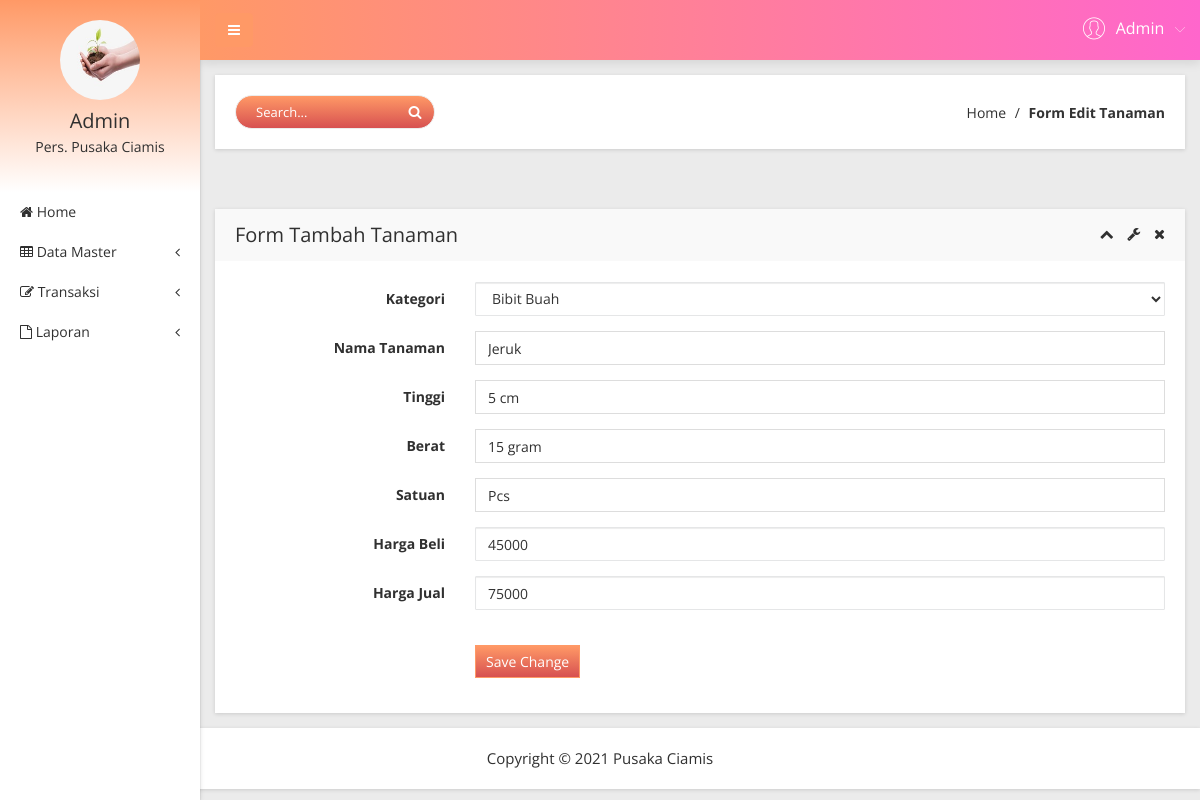
The app's page /edit_tanaman.php?id_tanaman=1 (signed in) with its own data.
### tables this page shows
CREATE TABLE `t_tanaman` (
  `id_tanaman` int(11) NOT NULL,
  `id_kategori` int(11) NOT NULL,
  `nama_tanaman` varchar(35) NOT NULL,
  `tinggi` varchar(11) NOT NULL,
  `berat` varchar(11) NOT NULL,
  `satuan` varchar(35) NOT NULL,
  `harga_beli` int(11) NOT NULL,
  `harga_jual` int(11) NOT NULL,
  `stok` int(11) NOT NULL
);

CREATE TABLE `t_kategori` (
  `id_kategori` int(15) NOT NULL,
  `nama_kategori` varchar(35) NOT NULL
);

### edit_tanaman.php (the view, shortened to what this page needs)
<?php
    if(empty($_SESSION['username']) AND empty($_SESSION['password'])){
        echo "<script>alert('Anda Harus Login Dulu !'); window.location = 'login.php'</script>";
    }else{
    include "koneksi.php";
    include "template/header.php";
    $tampil = mysqli_query($koneksi, "SELECT * FROM t_tanaman INNER JOIN t_kategori ON t_tanaman.id_kategori = t_kategori.id_kategori WHERE id_tanaman = '$_GET[id_tanaman]'");
    $data = mysqli_fetch_array($tampil);
?>
            <div class="breadcome-area mg-b-30 small-dn">
                <div class="container-fluid">
                    <div class="row">
                        <div class="col-lg-12">
                            <div class="breadcome-list shadow-reset">
                                <div class="row">
                                    <div class="col-lg-6">
                                        <div class="breadcome-heading">
                                            <form role="search" class="">
												<input type="text" placeholder="Search..." class="form-control">
												<a href=""><i class="fa fa-search"></i></a>
											</form>
                                        </div>
                                    </div>
                                    <div class="col-lg-6">
                                        <ul class="breadcome-menu">
                                            <li><a href="index.php">Home</a> <span class="bread-slash">/</span>
                                            </li>
                                            <li><span class="bread-blod">Form Edit Tanaman</span>
                                            </li>
                                        </ul>
                                    </div>
                                </div>
                            </div>
                        </div>
                    </div>
                </div>
            </div>
            <div class="basic-form-area mg-b-15">
                <div class="container-fluid">
                    <div class="row">
                        <div class="col-lg-12">
                            <div class="sparkline12-list shadow-reset mg-t-30">
                                <div class="sparkline12-hd">
                                    <div class="main-sparkline12-hd">
                                        <h1>Form Tambah Tanaman</h1>
                                        <div class="sparkline12-outline-icon">
                                            <span class="sparkline12-collapse-link"><i class="fa fa-chevron-up"></i></span>
                                            <span><i class="fa fa-wrench"></i></span>
                                            <span class="sparkline12-collapse-close"><i class="fa fa-times"></i></span>
                                        </div>
                                    </div>
                                </div>
                                <div class="sparkline12-graph">
                                    <div class="basic-login-form-ad">
                                        <div class="row">
                                            <div class="col-lg-12">
                                                <div class="all-form-element-inner">
                                                    <form action="update_tanaman.php" method="POST">
                                                        <div class="form-group-inner">
                                                            <div class="row">
                                                                <div class="col-lg-3">
                                                                    <label class="login2 pull-right pull-right-pro">Kategori</label>
                                                                </div>
                                                                <div class="col-lg-9">
                                                                    <select name="id_kategori" id="id_kategori" class="form-control">
                                                                    <option value="<?php echo "$data[id_kategori]" ?>">
                                                                        <?php echo "$data[nama_kategori]" ?>
                                                                    </option>
                                                                    </select>
                                                                </div>
                                                            </div>
                                                        </div>
                                                        <div class="form-group-inner">
                                                            <div class="row">
                                                                <div class="col-lg-3">
                                                                    <label class="login2 pull-right pull-right-pro">Nama Tanaman</label>
                                                                </div>
                                                                <div class="col-lg-9">
                                                                    <input type="text" name="nama_tanaman" value="<?php echo "$data[nama_tanaman]"; ?>" class="form-control" />
                                                                </div>
                                                            </div>
                                                        </div>
                                                        <div class="form-group-inner">
                                                            <div class="row">
                                                                <div class="col-lg-3">
                                                                    <label class="login2 pull-right pull-right-pro">Tinggi</label>
                                                                </div>
                                                                <div class="col-lg-9">
                                                                    <input type="text" name="tinggi" value="<?php echo "$data[tinggi]"; ?>" class="form-control" />
                                                                </div>
                                                            </div>
                                                        </div>
                                                        <div class="form-group-inner">
                                                            <div class="row">
                                                                <div class="col-lg-3">
                                                                    <label class="login2 pull-right pull-right-pro">Berat</label>
                                                                </div>
                                                                <div class="col-lg-9">
                                                                    <input type="text" name="berat" value="<?php echo "$data[berat]"; ?>" class="form-control" />
                                                                </div>
                                                            </div>
                                                        </div>
                                                        <div class="form-group-inner">
                                                            <div class="row">
                                                                <div class="col-lg-3">
                                                                    <label class="login2 pull-right pull-right-pro">Satuan</label>
                                                                </div>
                                                                <div class="col-lg-9">
                                                                    <input type="text" name="satuan" value="<?php echo "$data[satuan]"; ?>" class="form-control" />
                                                                </div>
                                                            </div>
                                                        </div>
                                                        <div class="form-group-inner">
                                                            <div class="row">
                                                                <div class="col-lg-3">
                                                                    <label class="login2 pull-right pull-right-pro">Harga Beli</label>
                                                                </div>
                                                                <div class="col-lg-9">
                                                                    <input type="number" name="harga_beli" value="<?php echo "$data[harga_beli]"; ?>" class="form-control" />
                                                                </div>
                                                            </div>
                                                        </div>
                                                        <div class="form-group-inner">
                                                            <div class="row">
                                                                <div class="col-lg-3">
                                                                    <label class="login2 pull-right pull-right-pro">Harga Jual</label>
                                                                </div>
                                                                <div class="col-lg-9">
                                                                    <input type="number" name="harga_jual" value="<?php echo "$data[harga_jual]"; ?>" class="form-control" />
                                                                </div>
                                                            </div>
                                                        </div>
                                                        <div class="form-group-inner">
                                                            <div class="login-btn-inner">
                                                                <div class="row">
                                                                    <div class="col-lg-3"></div>
                                                                    <div class="col-lg-9">
                                                                        <div class="login-horizental cancel-wp pull-left">
                                                                            <button class="btn btn-sm btn-primary login-submit-cs" type="submit">Save Change</button>
                                                                        </div>
                                                                    </div>
                                                                </div>
                                                            </div>
                                                        </div>
                                                    </form>
                                                </div>
                                            </div>
                                        </div>
                                    </div>
                                </div>
                            </div>
                        </div>
                    </div>
                </div>
            </div>
        </div>
    </div>
    <?php include "template/footer.php"; ?>
</body>
</html>
<?php  } ?>

### records on screen
t_tanaman: id_kategori "Bibit Buah", nama_tanaman "Jeruk", tinggi "5 cm", berat "15 gram", satuan "Pcs", harga_beli "45000", harga_jual "75000"

### other values on screen
$_SESSION[nama_user] "Admin"
